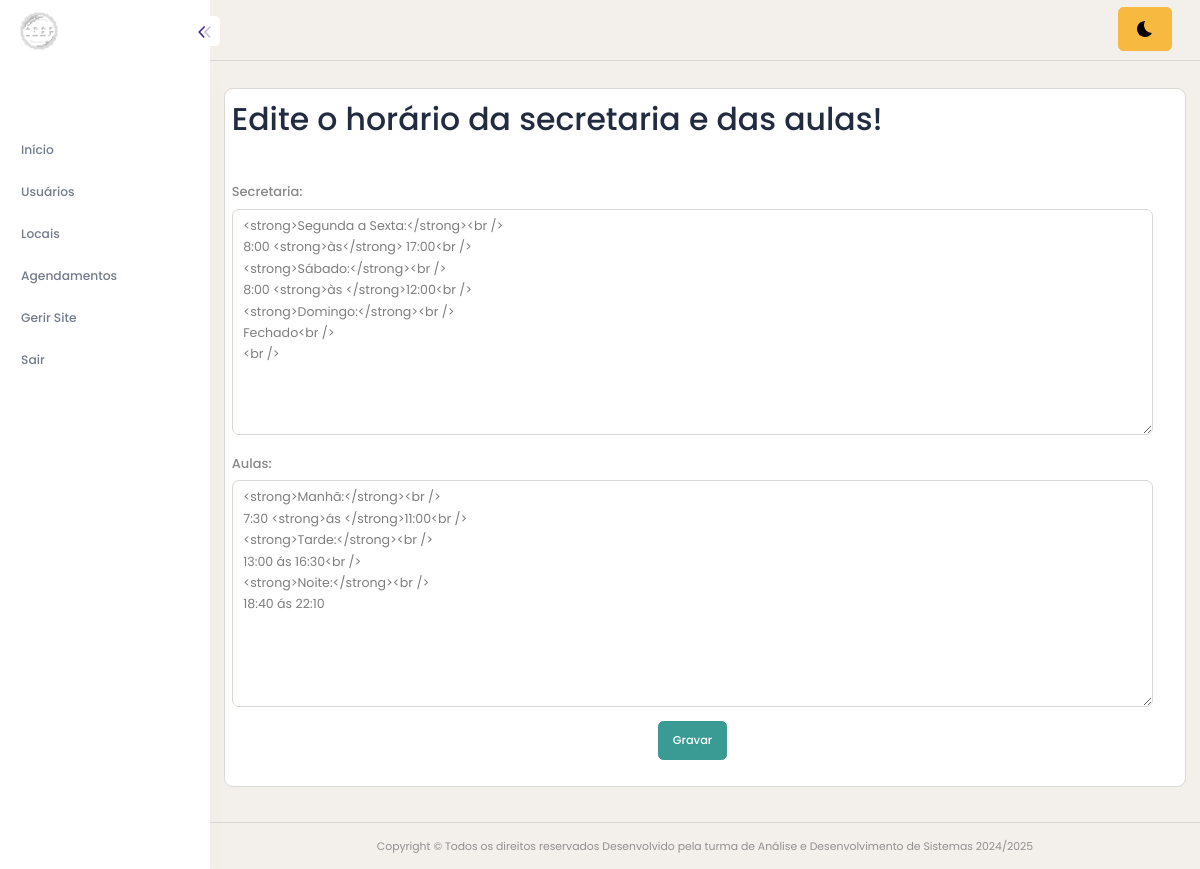
Page /projetoFinalAdmin/horario-editar.php (signed in) on the committed database.
### tables this page shows
CREATE TABLE `horarios` (
  `secretaria` text DEFAULT NULL,
  `aulas` text DEFAULT NULL
);

### projetoFinalAdmin/horario-editar.php (the view, shortened to what this page needs)
<?php
include('conexao.php');
$sql = $conn->prepare("SELECT * FROM horarios");
$sql->execute();
$dados = $sql->fetch();
?>
<!DOCTYPE html>
<html lang="pt-BR">
<head>
    <?php include("app-header.php"); ?>
</head>
<body>
    <?php include("app-lateral.php"); ?>
    <div class="content-body" style="min-height: 899px;">
        <div class="container-fluid">
            <div class="row">
                <div class="card p-2">
                    <h1>Edite o horário da secretaria e das aulas!</h1>
                    <div class="row mt-3 ">
                        <form action="horario-acao.php" method="post" class="row">
                            <div class="col-12 "><br>
                                <label for="secretaria">Secretaria:</label>
                                <textarea placeholder="" type="textarea" class="form-control placeholder:text-sm"
                                    id="secretaria" name="txtSecretaria" rows="10"
                                    cols="33"><?php
                                    echo $dados["secretaria"];
                                    ?></textarea>
                            </div>
                            <div class="col-12 "><br>
                                <label for="aulas">Aulas:</label>
                                <textarea placeholder="" type="textarea" class="form-control placeholder:text-sm"
                                    id="aulas" name="txtAulas" rows="10"
                                    cols="33"><?php
                                    echo $dados["aulas"];
                                    ?></textarea>
                            </div>
                            <div class="col-12 text-center">
                                <input value="Gravar" type="submit" class="btn btn-success mt-3">
                            </div> <br>
                        </form>
                    </div> <br>
                </div>
            </div>
        </div>
    </div>
    <?php include("app-footer.php"); ?>
</body>
</html>

### rows in the picture
horarios: txtSecretaria "<strong>Segunda a Sexta:</strong><br /> 8:00 <strong>às</strong> 17:00<br /> <strong>Sábado:</strong><br /> 8:00 <strong>às </strong>12:00<br /> <strong>Domingo:</strong><br /> Fechado<br /> <br />", txtAulas "<strong>Manhã:</strong><br /> 7:30 <strong>ás </strong>11:00<br /> <strong>Tarde:</strong><br /> 13:00 ás 16:30<br /> <strong>Noite:</strong><br /> 18:40 ás 22:10"
